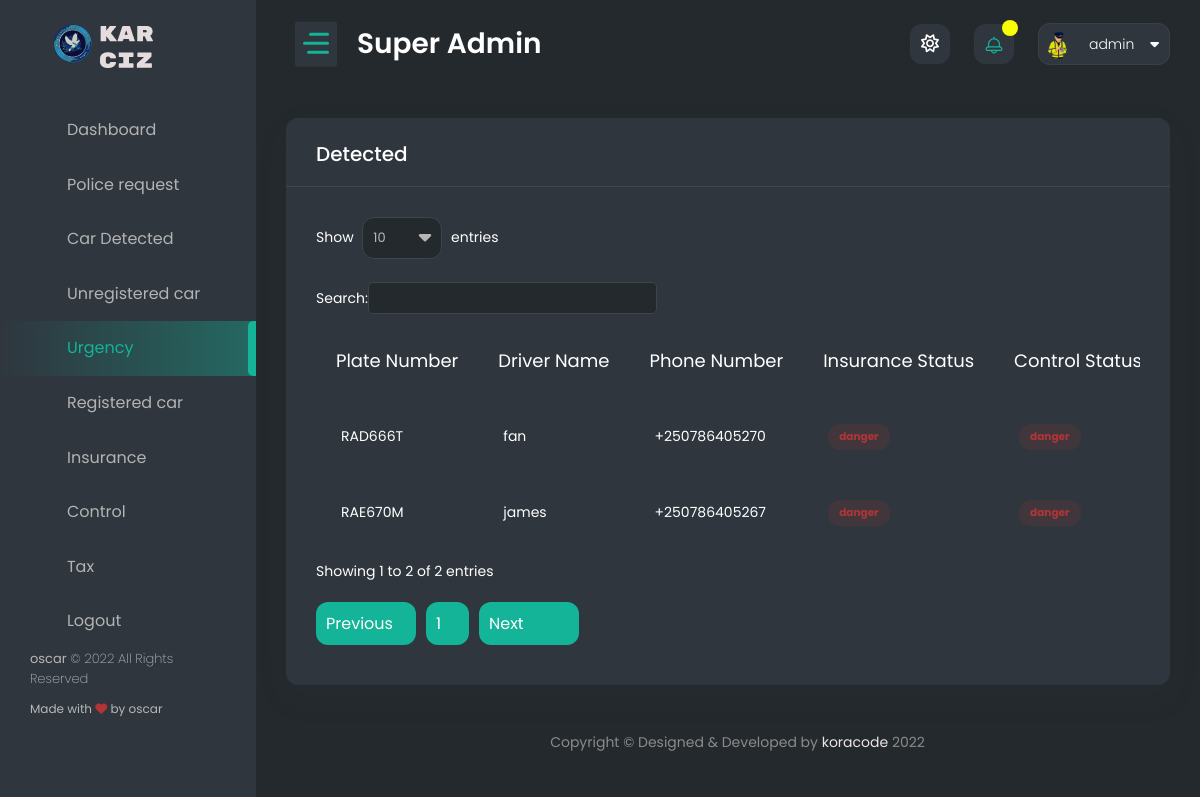
The page /superimboniadmin/admin_urgence_car/ (signed in) on the database as committed earlier.
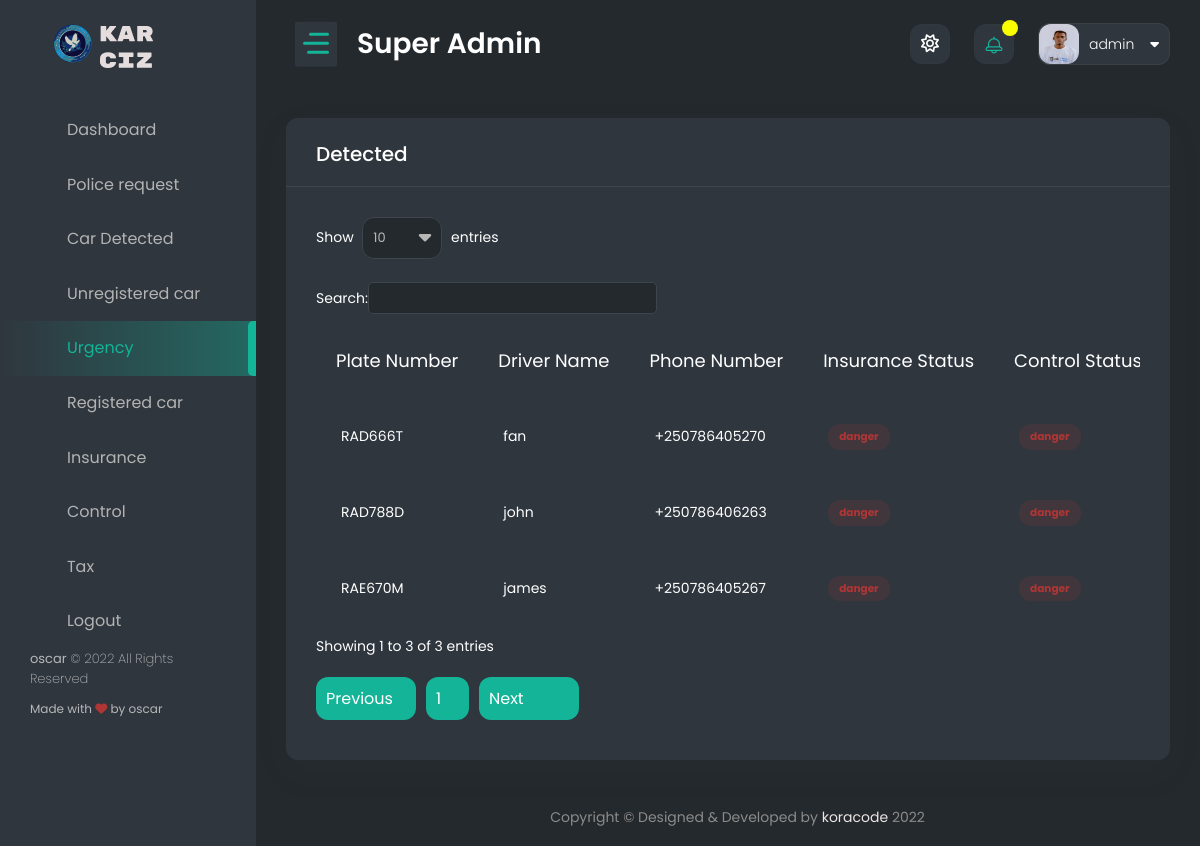
The same page on the database as committed later.
### authentication/models.py (models this page shows, shortened)
class Profile(models.Model):
    user = models.OneToOneField(User, on_delete=models.CASCADE)
    user_image = models.ImageField(upload_to='images/', default='profile.png', )
    date_of_birth = models.DateField(max_length=250, blank=True, null=True)
    id_number = models.PositiveIntegerField(blank=True, null=True)
    email = models.EmailField(blank=True, null=True)
    rank = models.CharField(max_length=50, blank=True, null=True)
    residence = models.CharField(max_length=50, blank=True, null=True)

### car_plate/models.py (models this page shows, shortened)
class Charged_car_official(models.Model):
    police = models.ForeignKey(User, on_delete=models.SET_NULL, null=True, blank=True)
    car = models.ForeignKey(Car_registration, on_delete=models.SET_NULL, null=True, blank=True)
    insurance_charged_amount = models.PositiveIntegerField(default=0, null=True, blank=True)
    tax_charged_amount = models.PositiveIntegerField(default=0, null=True, blank=True)
    control_charged_amount = models.PositiveIntegerField(default=0, null=True, blank=True)
    insurance_tole_expire = models.DateField(null=True, blank=True)
    control_tole_expire = models.DateField(null=True, blank=True)
    tax_tole_expire = models.DateField(null=True, blank=True)
    time_done = models.DateTimeField(auto_now_add=True)
    class Meta:
        verbose_name_plural = 'Charged Car Official'

class Car_registration(models.Model):
    id = models.UUIDField(
        default=uuid.uuid4,
        unique=True,
        primary_key=True,
        editable=False
    )
    owner_name = models.CharField(max_length=50)
    Owner_Id = models.IntegerField()
    car_model = models.CharField(max_length=200, null=False)
    owner_phone_number = PhoneNumberField()
    owner_email = models.EmailField()
    plate_number = models.CharField(max_length=20, unique=True)
    time_done = models.DateTimeField(auto_now_add=True)
    class Meta:
        verbose_name_plural = 'Car Registration'
        ordering = ['-id']

### admin_panel/views.py (the view)
# urls.py: path('admin_urgence_car/', admin_urgence_car, name='admin_urgence_car'),
def admin_urgence_car(request):
    all_end_varidation = Charged_car_official.objects.filter(
        Q(insurance_tole_expire__lt=now) | Q(control_tole_expire__lt=now) | Q(tax_tole_expire__lte=now))
    context = {
        'urgence': all_end_varidation,
        'now': now.date()
    }
    return render(request, 'super_temp/admin_urgence_car.html', context)

### authentication/context_processors.py (called while the page is built)
def extras(request):
    user = request.user
    if user.is_authenticated:
        police_req = Police_request.objects.filter(police=user).first()
        profile_police = get_object_or_404(Profile, user=user)
        user_small = user.name
        user_small = user_small.split(' ')
        user_small = user_small[0][:2].upper()
        police_req = police_req
    else:
        profile_police = None
        user_small = None
        police_req = None
    return {
        'profile': profile_police,
        'user': user,
        'user_small': user_small,
        'police_req': police_req
    }

def message_review(request):
    try:
        user = request.user
        message_all = Send_message.objects.filter(police_user=user)[:10]
        user_small = user.name
        user_small = user_small.split(' ')
        user_small = user_small[0][:2].upper()
    except:
        message_all = []
    return {
        'message_all': message_all,
        'user_small': user_small
    }

### admin_panel/templates/super_temp/admin_urgence_car.html (shortened to what this page needs)
{% extends 'super_police/base.html' %}
{% load static %}
{% block content %}
    <div class="content-body">
			<div class="container-fluid">
				<div class="row">
                    <div class="col-12">
                        <div class="card">
                            <div class="card-header">
                                <h4 class="card-title">Detected</h4>
                            </div>
                            <div class="card-body">
                                <div class="table-responsive">
                                    <table id="example4" class="display" style="min-width: 845px">
                                        <thead>
                                            <tr>
                                                <th>Plate number</th>
                                                <th>Driver name</th>
                                                <th>Phone number</th>
                                                <th>insurance status </th>
												<th>control status </th>
                                            </tr>
                                        </thead>
                                        <tbody>
                                        {% for car in urgence %}
                                            <tr>
                                                <td>{{ car.car.plate_number }}</td>
                                                <td>{{ car.car.owner_name }}</td>
                                                <td>{{ car.car.owner_phone_number }}</td>
                                                <td>
                                                    {% if car.insurance_tole_expire is None %}
                                                        <span class="badge light badge-success">free</span>
                                                    {% elif car.insurance_tole_expire > now %}
                                                            <span class="badge light badge-warning">pending</span>
                                                    {% else %}
                                                    <span class="badge light badge-danger">danger</span>
                                                    {% endif %}
                                                </td>
                                                <td>
                                                    {% if car.control_tole_expire is None %}
                                                        <span class="badge light badge-success">free</span>
                                                    {% elif car.control_tole_expire > now %}
                                                        <span class="badge light badge-warning">pending</span>
                                                    {% else %}
                                                    <span class="badge light badge-danger">danger</span>
                                                    {% endif %}
                                                </td>
                                            </tr>
                                        {% endfor %}
                                        </tbody>
                                    </table>
                                </div>
                            </div>
                        </div>
                    </div>
				</div>
            </div>
        </div>
{% endblock %}

### templates/super_police/base.html (shortened to what the changed rows need)
<!DOCTYPE html>
<html lang="en">
<head>
    {% load static %}
	<link href="{% static 'dashboard/vendor/owl-carousel/owl.carousel.css' %}" rel="stylesheet">
    <link href="{% static 'dashboard/vendor/bootstrap-select/dist/css/bootstrap-select.min.css' %}" rel="stylesheet">
    <link href="{% static 'dashboard/css/style.css' %}" rel="stylesheet">
	<link href="{% static 'dashboard/cdn.lineicons.com/2.0/LineIcons.css' %}" rel="stylesheet">
</head>
<body>
    <div id="main-wrapper">
        <div class="header">
            <div class="header-content">
                <nav class="navbar navbar-expand">
                    <div class="collapse navbar-collapse justify-content-between">
                        <ul class="navbar-nav header-right">
                            <li class="nav-item dropdown header-profile">
                                <a class="nav-link" href="" role="button" data-bs-toggle="dropdown">
                                    <img src="{{ profile.user_image.url }}" width="20" alt=""/>
									<div class="header-info">
										<span>{{ user.name }}<i class="fa fa-caret-down ms-3" aria-hidden="true"></i></span>
									</div>
                                </a>
                            </li>
                        </ul>
                    </div>
                </nav>
            </div>
        </div>
        {% block content %}
        {% endblock %}
    </div>
</body>
</html>

Rows that differ between the two databases and show on the page:
changed Profile: user_image: a different picture
added Charged_car_official: car.plate_number "RAD788D", car.owner_name "john", car.owner_phone_number "+250786406263", insurance_tole_expire "danger", control_tole_expire "danger"
Other text that changed with them:
text written by a page script: "Show 10 entries Search: Showing 1 to 2 of 2 entries Previous 1 Next" → "Show 10 entries Search: Showing 1 to 3 of 3 entries Previous 1 Next"
